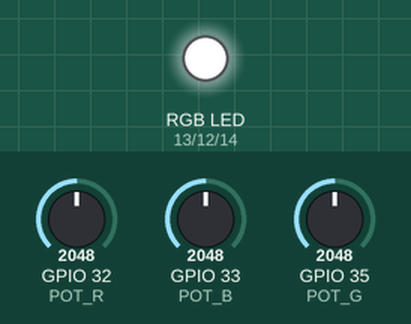
The sketch below on a simulated ESP32. Shown: an RGB LED mixed from three pins (HIGH = lit). The test bench sets the inputs (shaded band); at power-on: GPIO 32 (POT_R) = 2048, GPIO 33 (POT_B) = 2048, GPIO 35 (POT_G) = 2048. Dim RGB values are drawn brighter than linear.

Above: at 1.8 s.
1.9 s: GPIO 32 (POT_R) set to 491
At 2.4 s:
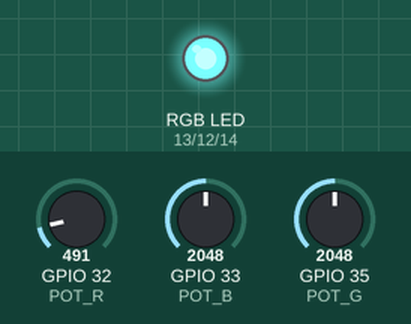
3.5 s: GPIO 33 (POT_B) set to 491
At 5.2 s:
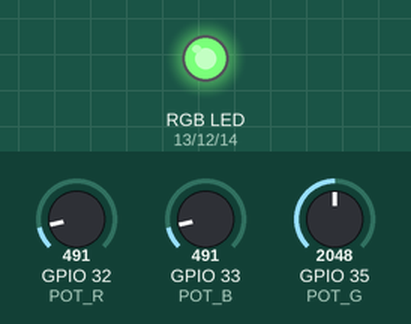
5.5 s: GPIO 35 (POT_G) set to 491
At 6.7 s:
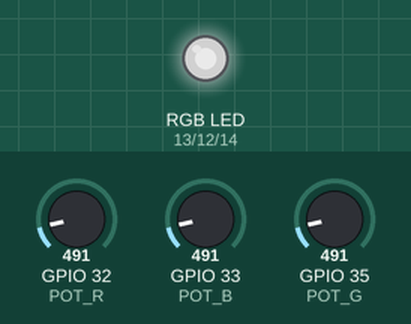
7.5 s: GPIO 32 (POT_R) set to 0
At 8.3 s:
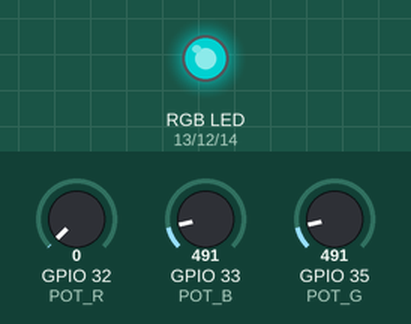
9.5 s: GPIO 33 (POT_B) set to 0
At 11.0 s:
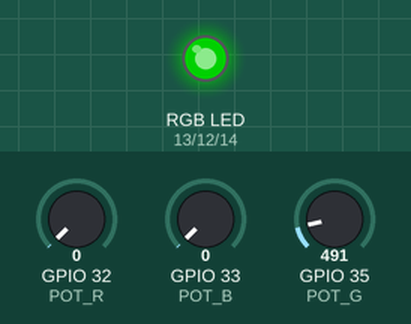
11.5 s: GPIO 35 (POT_G) set to 0
At 12.6 s:
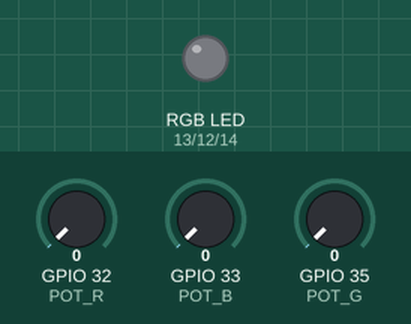
Timing chart, 0 to 14.5 s (numbered marks = the images above; inputs shaded):
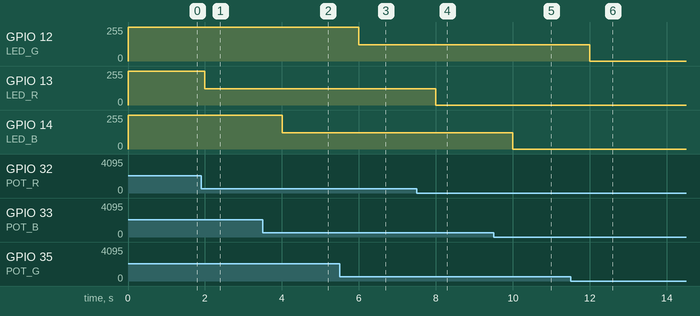

The sketch:

sketch.ino
```cpp
#include <Arduino.h>

// Input Pins (Potentiometers)
const int POT_R = 32;
const int POT_G = 35;
const int POT_B = 33;

// Output Pins (RGB LED)
const int LED_R = 13;
const int LED_G = 12;
const int LED_B = 14;

// PWM Settings


void setup() {
  Serial.begin(115200);

  pinMode(POT_R, INPUT);
  pinMode(POT_G, INPUT);
  pinMode(POT_B, INPUT);

  pinMode(LED_R, OUTPUT);
  pinMode(LED_G, OUTPUT);
  pinMode(LED_B, OUTPUT);
}


int readPot(int pin) {
  return map(analogRead(pin), 0, 1023, 0, 255);
}

void loop() {

  analogWrite(LED_R,readPot(POT_R));
  analogWrite( LED_G,readPot(POT_G));
  analogWrite( LED_B,readPot(POT_B));
  delay(1000);

}
```

Measured:
- after the input at 1.9 s, GPIO 13 (LED_R): 255/255 → 122/255 after 0.10 s
- after the input at 3.5 s, GPIO 14 (LED_B): 255/255 → 122/255 after 0.50 s
- after the input at 5.5 s, GPIO 12 (LED_G): 255/255 → 122/255 after 0.50 s
- after the input at 7.5 s, GPIO 13 (LED_R): 122/255 → 0/255 after 0.50 s
- after the input at 9.5 s, GPIO 14 (LED_B): 122/255 → 0/255 after 0.50 s
- after the input at 11.5 s, GPIO 12 (LED_G): 122/255 → 0/255 after 0.50 s
